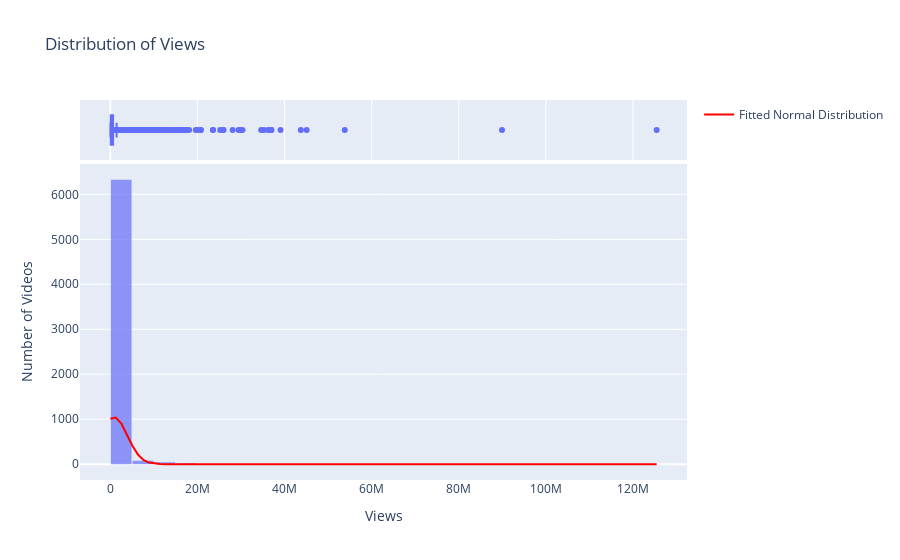

Here is the notebook cell this chart was saved with:
### Markdown cell above
Likes- The distribution is heavily right-skewed, with a long tail extending towards higher like counts. This means that most videos have a relatively small number of likes, while a few videos have a very large number of likes, suggesting the presence of viral or highly popular content.
In general, as seen from the plot , The majority of videos receive a relatively small number of likes, with a few outliers receiving a disproportionately large number.

### Code cell
data = df["views"]
mu, std = stats.norm.fit(data)
fig = px.histogram(data_frame=data,x="views",nbins=50, marginal="box",title="Distribution of Views",opacity=0.7,)
xmin, xmax = data.min(), data.max()
x = np.linspace(xmin, xmax, 100)
p = stats.norm.pdf(x, mu, std)
fig.add_trace(go.Scatter( x=x,y=p * data.shape[0] * (xmax - xmin) / 100,mode="lines",line=dict(color="red", width=2),name="Fitted Normal Distribution",))
fig.update_layout(xaxis_title="Views", yaxis_title="Number of Videos", bargap=0.05)
fig.show()

### Figure 1 — Plotly figure (JSON) as saved in the notebook; plotly's stock layout.template omitted (floating-point values rounded to 4 significant figures; data arrays with more than 128 entries replaced by an {"elided": "..."} marker saying what was removed)
{"data": [{"alignmentgroup": "True", "bingroup": "x", "hovertemplate": "views=%{x}<br>count=%{y}<extra></extra>", "legendgroup": "", "marker": {"color": "#636efa", "opacity": 0.7, "pattern": {"shape": ""}}, "name": "", "nbinsx": 50, "offsetgroup": "", "orientation": "v", "showlegend": false, "type": "histogram", "x": {"elided": "6483 int values"}, "xaxis": "x", "yaxis": "y"}, {"alignmentgroup": "True", "hovertemplate": "views=%{x}<extra></extra>", "legendgroup": "", "marker": {"color": "#636efa"}, "name": "", "notched": true, "offsetgroup": "", "showlegend": false, "type": "box", "x": {"elided": "6483 int values"}, "xaxis": "x2", "yaxis": "y2"}, {"line": {"color": "red", "width": 2}, "mode": "lines", "name": "Fitted Normal Distribution", "type": "scatter", "x": [4024, 1271000.0, 2538000.0, 3805000.0, 5072000.0, 6339000.0, 7606000.0, 8873000.0, 10140000.0, 11410000.0, 12670000.0, 13940000.0, 15210000.0, 16470000.0, 17740000.0, 19010000.0, 20280000.0, 21540000.0, 22810000.0, 24080000.0, 25340000.0, 26610000.0, 27880000.0, 29140000.0, 30410000.0, 31680000.0, 32940000.0, 34210000.0, 35480000.0, 36750000.0, 38010000.0, 39280000.0, 40550000.0, 41810000.0, 43080000.0, 44350000.0, 45610000.0, 46880000.0, 48150000.0, 49420000.0, 50680000.0, 51950000.0, 53220000.0, 54480000.0, 55750000.0, 57020000.0, 58280000.0, 59550000.0, 60820000.0, 62080000.0, 63350000.0, 64620000.0, 65890000.0, 67150000.0, 68420000.0, 69690000.0, 70950000.0, 72220000.0, 73490000.0, 74750000.0, 76020000.0, 77290000.0, 78560000.0, 79820000.0, 81090000.0, 82360000.0, 83620000.0, 84890000.0, 86160000.0, 87420000.0, 88690000.0, 89960000.0, 91220000.0, 92490000.0, 93760000.0, 95030000.0, 96290000.0, 97560000.0, 98830000.0, 100100000.0, 101400000.0, 102600000.0, 103900000.0, 105200000.0, 106400000.0, 107700000.0, 109000000.0, 110200000.0, 111500000.0, 112800000.0, 114000000.0, 115300000.0, 116600000.0, 117800000.0, 119100000.0, 120400000.0, 121600000.0, 122900000.0, 124200000.0, 125432237], "y": [1011.0, 1038.0, 900.8, 661.0, 410.2, 215.3, 95.52, 35.85, 11.37, 3.052, 0.6927, 0.1329, 0.02157, 0.00296, 0.0003434, 3.37e-05, 2.797e-06, 1.962e-07, 1.164e-08, 5.843e-10, 2.479e-11, 8.897e-13, 2.7e-14, 6.927e-16, 1.503e-17, 2.758e-19, 4.28e-21, 5.616e-23, 6.231e-25, 5.847e-27, 4.639e-29, 3.113e-31, 1.766e-33, 8.475e-36, 3.439e-38, 1.18e-40, 3.424e-43, 8.4e-46, 1.743e-48, 3.058e-51, 4.538e-54, 5.693e-57, 6.041e-60, 5.42e-63, 4.112e-66, 2.638e-69, 1.432e-72, 6.568e-76, 2.548e-79, 8.361e-83, 2.32e-86, 5.443e-90, 1.08e-93, 1.812e-97, 2.571e-101, 3.084e-105, 3.129e-109, 2.685e-113, 1.948e-117, 1.195e-121, 6.2e-126, 2.72e-130, 1.009e-134, 3.166e-139, 8.399e-144, 1.884e-148, 3.575e-153, 5.735e-158, 7.781e-163, 8.927e-168, 8.66e-173, 7.105e-178, 4.929e-183, 2.892e-188, 1.435e-193, 6.018e-199, 2.135e-204, 6.405e-210, 1.625e-215, 3.486e-221, 6.324e-227, 9.701e-233, 1.259e-238, 1.381e-244, 1.281e-250, 1.005e-256, 6.665e-263, 3.739e-269, 1.774e-275, 7.116e-282, 2.414e-288, 6.924e-295, 1.68e-301, 3.446e-308, 0, 0, 0, 0, 0, 0]}], "layout": {"bargap": 0.05, "barmode": "relative", "legend": {"tracegroupgap": 0}, "title": {"text": "Distribution of Views"}, "xaxis": {"anchor": "y", "domain": [0, 1], "title": {"text": "Views"}}, "xaxis2": {"anchor": "y2", "domain": [0, 1], "matches": "x", "showgrid": true, "showticklabels": false}, "yaxis": {"anchor": "x", "domain": [0, 0.8316], "title": {"text": "Number of Videos"}}, "yaxis2": {"anchor": "x2", "domain": [0.8416, 1], "matches": "y2", "showgrid": false, "showline": false, "showticklabels": false, "ticks": ""}}}
